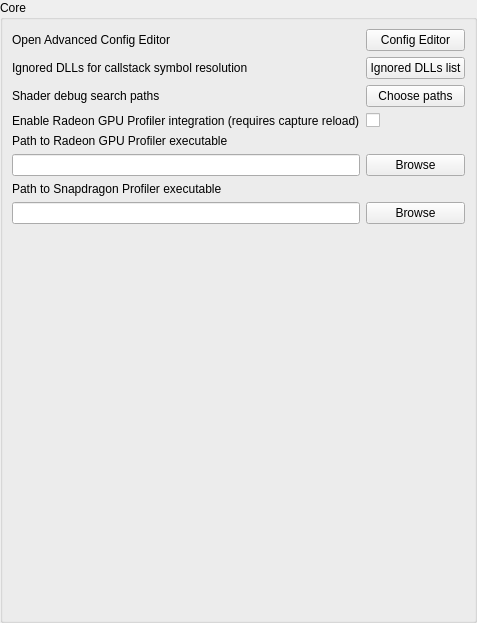
     <widget class="QWidget" name="core">
      <attribute name="title">
       <string>Core</string>
      </attribute>
      <layout class="QHBoxLayout" name="horizontalLayout_2">
       <property name="leftMargin">
        <number>0</number>
       </property>
       <property name="topMargin">
        <number>0</number>
       </property>
       <property name="rightMargin">
        <number>0</number>
       </property>
       <property name="bottomMargin">
        <number>0</number>
       </property>
       <item>
        <widget class="QGroupBox" name="groupBox_2">
         <property name="title">
          <string>Core</string>
         </property>
         <layout class="QGridLayout" name="gridLayout_2">
          <item row="0" column="0">
           <widget class="QLabel" name="label_28">
            <property name="text">
             <string>Open Advanced Config Editor</string>
            </property>
           </widget>
          </item>
          <item row="0" column="1">
           <widget class="QPushButton" name="configEditor">
            <property name="text">
             <string>Config Editor</string>
            </property>
           </widget>
          </item>
          <item row="1" column="0">
           <widget class="QLabel" name="chooseIgnoresLabel">
            <property name="sizePolicy">
             <sizepolicy hsizetype="Expanding" vsizetype="Preferred">
              <horstretch>0</horstretch>
              <verstretch>0</verstretch>
             </sizepolicy>
            </property>
            <property name="text">
             <string>Ignored DLLs for callstack symbol resolution</string>
            </property>
           </widget>
          </item>
          <item row="1" column="1">
           <widget class="QPushButton" name="chooseIgnores">
            <property name="text">
             <string>Ignored DLLs list</string>
            </property>
           </widget>
          </item>
          <item row="2" column="0">
           <widget class="QLabel" name="label_31">
            <property name="sizePolicy">
             <sizepolicy hsizetype="Expanding" vsizetype="Preferred">
              <horstretch>0</horstretch>
              <verstretch>0</verstretch>
             </sizepolicy>
            </property>
            <property name="text">
             <string>Shader debug search paths</string>
            </property>
           </widget>
          </item>
          <item row="2" column="1">
           <widget class="QPushButton" name="chooseSearchPaths">
            <property name="text">
             <string>Choose paths</string>
            </property>
           </widget>
          </item>
          <item row="3" column="0">
           <widget class="QLabel" name="label_18">
            <property name="toolTip">
             <string>RenderMax can optionally have integration with AMD's Radeon GPU Profiler, to allow capturing RGP from RenderMax and allowing interop between the two.

After interop is enabled you will need to reload any capture.</string>
            </property>
            <property name="text">
             <string>Enable Radeon GPU Profiler integration (requires capture reload)</string>
            </property>
           </widget>
          </item>
          <item row="3" column="1">
           <widget class="QCheckBox" name="ExternalTool_RGPIntegration">
            <property name="toolTip">
             <string>RenderMax can optionally have integration with AMD's Radeon GPU Profiler, to allow capturing RGP from RenderMax and allowing interop between the two.

After interop is enabled you will need to reload any capture.</string>
            </property>
            <property name="text">
             <string/>
            </property>
           </widget>
          </item>
          <item row="4" column="0" colspan="2">
           <widget class="QLabel" name="label_17">
            <property name="toolTip">
             <string>Locates the RadeonGPUProfiler.exe which will be used to interop with when generating and opening RGP profiles.</string>
            </property>
            <property name="text">
             <string>Path to Radeon GPU Profiler executable</string>
            </property>
           </widget>
          </item>
          <item row="5" column="0">
           <widget class="QLineEdit" name="ExternalTool_RadeonGPUProfiler">
            <property name="toolTip">
             <string>Locates the RadeonGPUProfiler.exe which will be used to interop with when generating and opening RGP profiles.</string>
            </property>
           </widget>
          </item>
          <item row="5" column="1">
           <widget class="QPushButton" name="browseRGPPath">
            <property name="toolTip">
             <string>Locates the RadeonGPUProfiler.exe which will be used to interop with when generating and opening RGP profiles.</string>
            </property>
            <property name="text">
             <string>Browse</string>
            </property>
           </widget>
          </item>
          <item row="6" column="0" colspan="2">
           <widget class="QLabel" name="label_QCProfilerPath">
            <property name="toolTip">
             <string>Locates the Snapdragon Profiler executable which RenderMax launches as an external tool to correlate a system-level trace. RenderMax never bundles or redistributes any Qualcomm binary.</string>
            </property>
            <property name="text">
             <string>Path to Snapdragon Profiler executable</string>
            </property>
           </widget>
          </item>
          <item row="7" column="0">
           <widget class="QLineEdit" name="ExternalTool_SnapdragonProfiler">
            <property name="toolTip">
             <string>Locates the Snapdragon Profiler executable which RenderMax launches as an external tool to correlate a system-level trace. RenderMax never bundles or redistributes any Qualcomm binary.</string>
            </property>
           </widget>
          </item>
          <item row="7" column="1">
           <widget class="QPushButton" name="browseSnapdragonProfilerPath">
            <property name="toolTip">
             <string>Locates the Snapdragon Profiler executable which RenderMax launches as an external tool to correlate a system-level trace. RenderMax never bundles or redistributes any Qualcomm binary.</string>
            </property>
            <property name="text">
             <string>Browse</string>
            </property>
           </widget>
          </item>
          <item row="8" column="0" colspan="2">
           <spacer name="verticalSpacer_2">
            <property name="orientation">
             <enum>Qt::Vertical</enum>
            </property>
            <property name="sizeHint" stdset="0">
             <size>
              <width>20</width>
              <height>387</height>
             </size>
            </property>
           </spacer>
          </item>
         </layout>
        </widget>
       </item>
      </layout>
     </widget>
